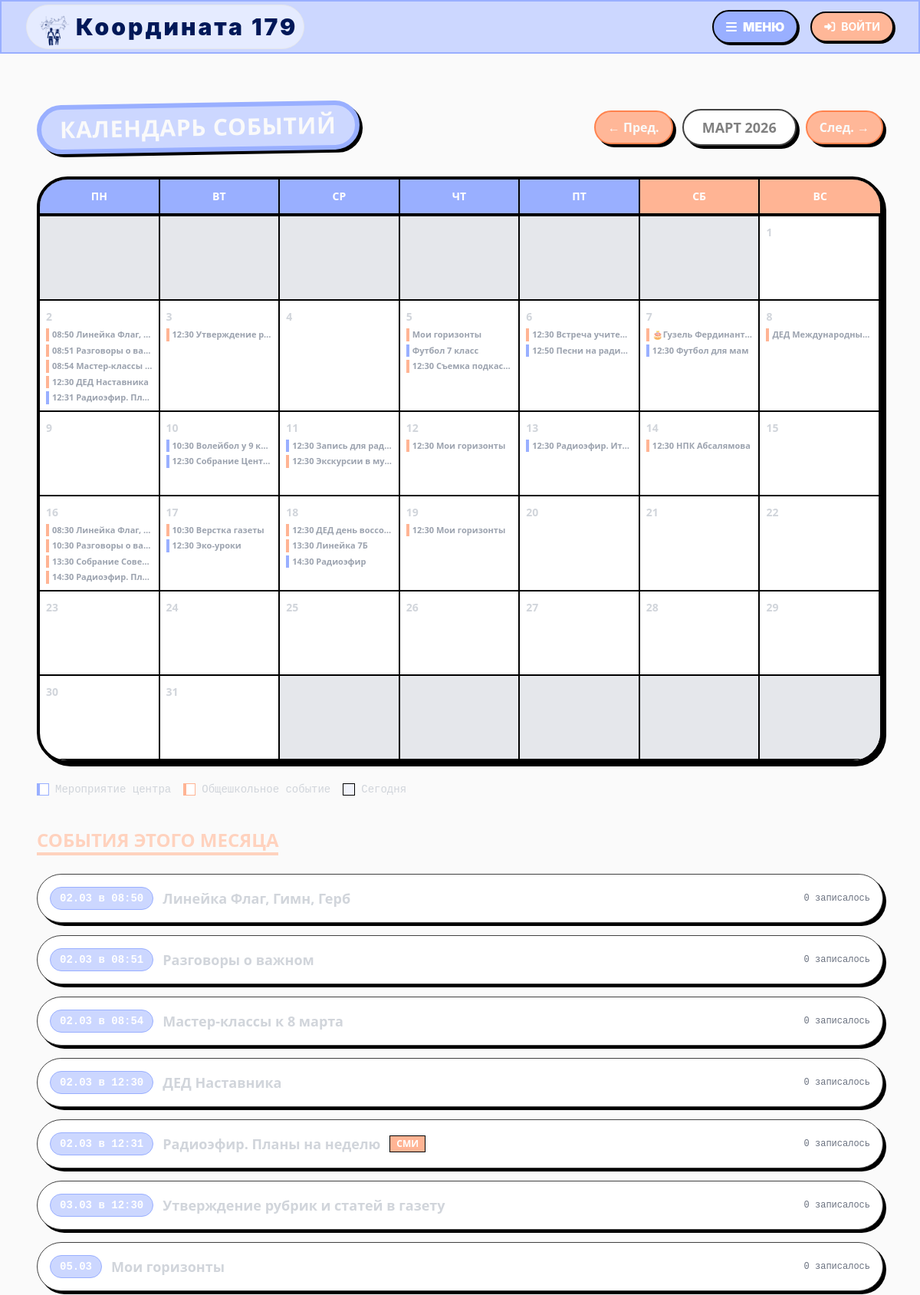
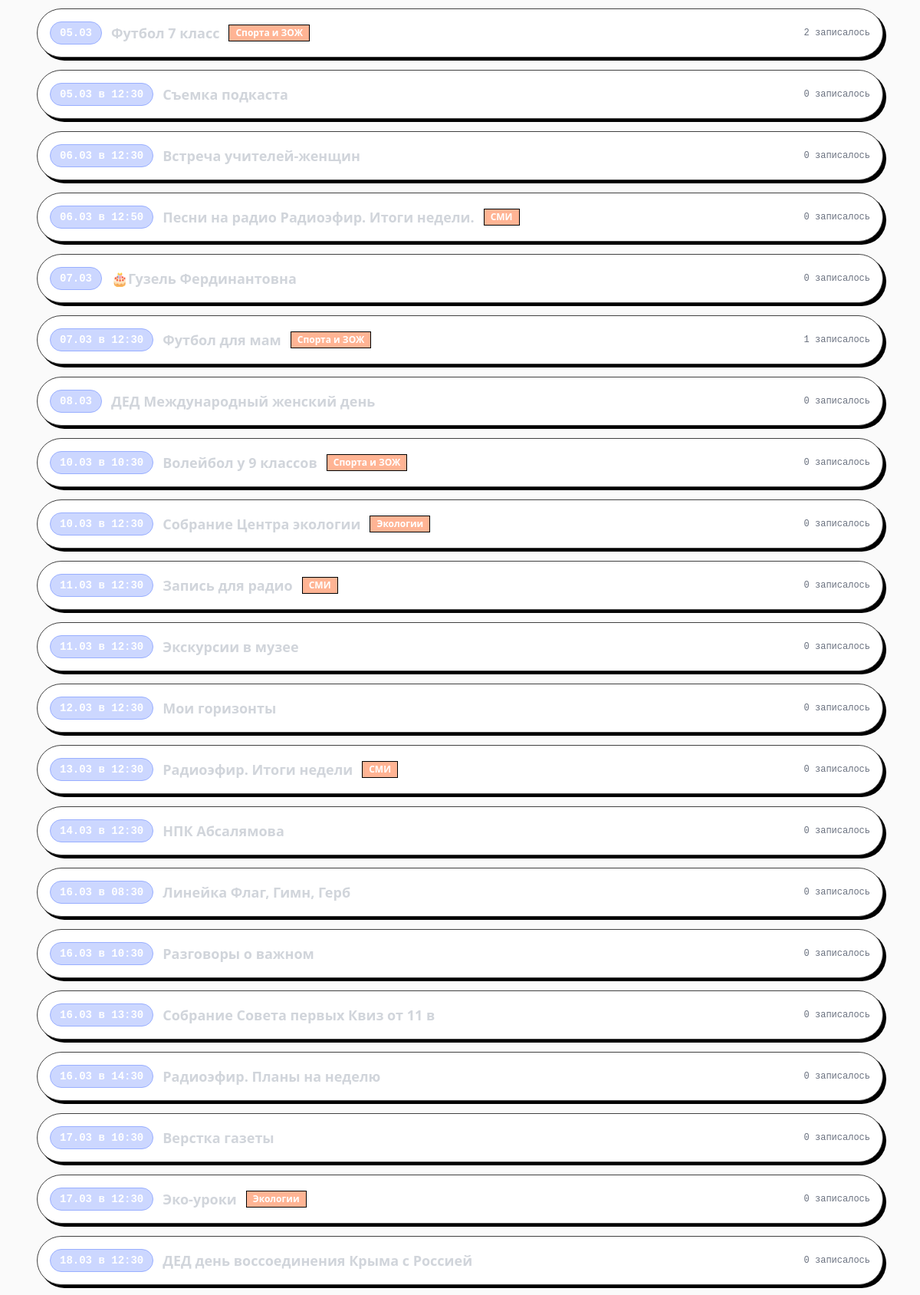
/events?year=2026&month=3 (upper part), run on the app's committed database (2 pictures, top to bottom).
### app.py (models this page shows)
class Event(db.Model):
    id = db.Column(db.Integer, primary_key=True)
    title = db.Column(db.String(200), nullable=False)
    date = db.Column(db.Date, nullable=False)
    time = db.Column(db.String(10))
    description = db.Column(db.Text)
    organizer = db.Column(db.String(150))
    responsible_leader = db.Column(db.String(150))
    center = db.Column(db.String(100))
    author_id = db.Column(db.Integer, db.ForeignKey('user.id'))
    author = db.relationship('User')
    registrations = db.relationship('EventRegistration', backref='event', cascade='all, delete-orphan')

### app.py (the view)
@app.route('/events')
def events():
    today = datetime.date.today()
    year = int(request.args.get('year', today.year))
    month = int(request.args.get('month', today.month))
    if month == 1:
        prev_year, prev_month = year - 1, 12
    else:
        prev_year, prev_month = year, month - 1
    if month == 12:
        next_year, next_month = year + 1, 1
    else:
        next_year, next_month = year, month + 1
    cal = calendar.monthcalendar(year, month)
    start = datetime.date(year, month, 1)
    end = datetime.date(year, month, calendar.monthrange(year, month)[1])
    events_list = Event.query.filter(Event.date >= start, Event.date <= end) \
        .order_by(Event.date, Event.time).all()
    events_by_day = {}
    for ev in events_list:
        events_by_day.setdefault(ev.date.day, []).append(ev)
    return render_template('events.html',
                           calendar_weeks=cal,
                           events_by_day=events_by_day,
                           events_list=events_list,
                           year=year, month=month,
                           month_name=MONTHS_RU[month],
                           prev_year=prev_year, prev_month=prev_month,
                           next_year=next_year, next_month=next_month,
                           today_day=today.day if (year == today.year and month == today.month) else -1,
                           current_month=(month == today.month),
                           current_year=(year == today.year))

### app.py (called while the page is built)
@app.context_processor
def inject_news():
    latest_news = News.query.order_by(News.publish_date.desc()).limit(10).all()
    return dict(marquee_news=latest_news)

### templates/events.html (shortened to what this page needs)
{% extends "base.html" %}
{% block content %}
<div class="max-w-7xl mx-auto py-8 px-4 font-sans">
    <div class="flex flex-col md:flex-row justify-between items-start md:items-center gap-4 mb-8">
        <div class="inline-block lb-div px-6 py-2 shadow-hard transform -rotate-1">
            <h2 class="text-3xl font-black uppercase tracking-wide">Календарь событий</h2>
        </div>
        <div class="flex items-center gap-3">
            <a href="{{ url_for('events', year=prev_year, month=prev_month) }}"
               class="lr-btn px-4 py-2 font-black shadow-hard hover:shadow-none hover:translate-x-1 hover:translate-y-1 transition-all">
                ← Пред.
            </a>
            <div class="lw-div px-6 py-2 font-black uppercase text-lg shadow-hard">
                {{ month_name }} {{ year }}
            </div>
            <a href="{{ url_for('events', year=next_year, month=next_month) }}"
               class="lr-btn px-4 py-2 font-black shadow-hard hover:shadow-none hover:translate-x-1 hover:translate-y-1 transition-all">
                След. →
            </a>
        </div>
    </div>
    <div class="bg-white border-4 border-black shadow-hard rounded-[40px] overflow-hidden transition-all">
        <div class="grid grid-cols-7 bg-neo-black text-white border-b-4 border-black">
            {% for day_name in ['ПН', 'ВТ', 'СР', 'ЧТ', 'ПТ', 'СБ', 'ВС'] %}
            <div class="p-3 text-center font-black uppercase text-sm border-r-2 border-black last:border-r-0
                        {% if loop.index >= 6 %}bg-[#ffb494]{% else %}bg-[#99afff]{% endif %}">
                {{ day_name }}
            </div>
            {% endfor %}
        </div>
        <div class="grid grid-cols-7">
            {% for week in calendar_weeks %}
                {% for day in week %}
                <div class="min-h-[110px] border-r-2 border-b-2 border-black last:border-r-0 p-2 relative
                            {% if day == 0 %}bg-gray-200{% endif %}
                            {% if day == today_day and current_month and current_year %}bg-[#ccd7ff]/20{% endif %}">
                    {% if day != 0 %}
                    <span class="font-black text-sm text-gray-300
                                 ">
                        {{ day }}
                    </span>
                    {% set day_events = events_by_day.get(day, []) %}
                    {% for event in day_events %}
                    <a href="{{ url_for('event_detail', event_id=event.id) }}"
                       class="block mt-1 text-[11px] text-gray-400 font-bold border-l-4 pl-1 truncate transition-colors cursor-pointer
                              {% if event.center %}border-[#99afff] hover:bg-[#ccd7ff]{% else %}border-[#ffb494] hover:bg-[#ffd2be]{% endif %}">
                        {% if event.time %}{{ event.time[:5] }} {% endif %}{{ event.title }}
                    </a>
                    {% endfor %}
                    {% endif %}
                </div>
                {% endfor %}
            {% endfor %}
        </div>
    </div>
    <div class="mt-6 flex flex-wrap gap-4 font-mono text-sm text-gray-300">
        <div class="flex items-center gap-2">
            <div class="w-4 h-4 border-l-4 border-[#99afff] bg-white border"></div>
            <span>Мероприятие центра</span>
        </div>
        <div class="flex items-center gap-2">
            <div class="w-4 h-4 border-l-4 border-[#ffb494] bg-white border"></div>
            <span>Общешкольное событие</span>
        </div>
        <div class="flex items-center gap-2">
            <div class="w-4 h-4 bg-[#ccd7ff]/20 border border-black"></div>
            <span>Сегодня</span>
        </div>
    </div>
    {% if events_list %}
    <div class="mt-10">
        <h3 class="text-2xl font-black uppercase mb-6 border-b-4 text-[#ffd2be] border-[#ffd2be] inline-block">
            События этого месяца
        </h3>
        <div class="space-y-4">
            {% for event in events_list %}
            <a href="{{ url_for('event_detail', event_id=event.id) }}"
               class="block lw-btn p-4 shadow-hard hover:translate-x-1 hover:translate-y-1 hover:shadow-none transition-all group">
                <div class="flex flex-col md:flex-row md:items-center gap-3">
                    <div class="lb-div border-[0.08rem] text-white px-3 py-1 font-mono font-bold text-sm w-fit shrink-0">
                        {{ event.date.strftime('%d.%m') }}{% if event.time %} в {{ event.time[:5] }}{% endif %}
                    </div>
                    <h4 class="font-black text-lg text-gray-300 group-hover:text-gray-400 transition-colors">{{ event.title }}</h4>
                    {% if event.center %}
                    <span class="bg-[#ffb494] text-white px-2 py-0.5 text-xs font-bold border border-black w-fit">
                        {{ event.center }}
                    </span>
                    {% endif %}
                    <span class="ml-auto text-xs font-mono text-gray-500">
                        {{ event.registrations|length }} записалось
                    </span>
                </div>
            </a>
            {% endfor %}
        </div>
    </div>
    {% endif %}
</div>
{% endblock %}

### templates/base.html (style rules this page uses)
body { font-family: 'Inter', sans-serif; background-color: #fafafa; color: #fafafa; min-height: 100vh; display: flex; flex-direction: column; }
.lb-div, .flash { background-color: #ccd7ff; border-color: #99afff; border-radius: 2rem; border-width: 0.4rem; }
.lr-btn { background-color: #ffb798; border-color: #ff824d; border-radius: 2rem; border-width: 0.15rem; }
.lw-div { background-color: #ffffff; border-color: #414141; border-radius: 2rem; border-width: 0.15rem; color: gray; }
.lw-btn { background-color: #ffffff; border-color: #414141; border-radius: 2rem; border-width: 0.1rem; color: gray }

### data on the page
Event: time "08:50", title "Линейка Флаг,…", date "02.03", title "Линейка Флаг, Гимн, Герб", registrations|length "0"
Event: time "08:51", title "Разговоры о ва…", date "02.03", title "Разговоры о важном", registrations|length "0"
Event: time "08:54", title "Мастер-классы…", date "02.03", title "Мастер-классы к 8 марта", registrations|length "0"
Event: time "12:30", title "ДЕД Наставника", date "02.03", registrations|length "0"
Event: time "12:31", title "Радиоэфир. Пл…", date "02.03", title "Радиоэфир. Планы на неделю", center "СМИ", registrations|length "0"
Event: time "12:30", title "Утверждение р…", date "03.03", title "Утверждение рубрик и статей в газету", registrations|length "0"
Event: title "Мои горизонты", date "05.03", registrations|length "0"
Event: title "Футбол 7 класс", date "05.03", center "Спорта и ЗОЖ", registrations|length "2"
Event: time "12:30", title "Съемка подкаста", date "05.03", registrations|length "0"
Event: time "12:30", title "Встреча учител…", date "06.03", title "Встреча учителей-женщин", registrations|length "0"
Event: time "12:50", title "Песни на ради…", date "06.03", title "Песни на радио Радиоэфир. Итоги недели.", center "СМИ", registrations|length "0"
Event: title "🎂Гузель Фердинант…", date "07.03", title "🎂Гузель Фердинантовна", registrations|length "0"
Event: time "12:30", title "Футбол для мам", date "07.03", center "Спорта и ЗОЖ", registrations|length "1"
Event: title "ДЕД Международны…", date "08.03", title "ДЕД Международный женский день", registrations|length "0"
Event: time "10:30", title "Волейбол у 9 к…", date "10.03", title "Волейбол у 9 классов", center "Спорта и ЗОЖ", registrations|length "0"
Event: time "12:30", title "Собрание Цент…", date "10.03", title "Собрание Центра экологии", center "Экологии", registrations|length "0"
Event: time "12:30", title "Запись для рад…", date "11.03", title "Запись для радио", center "СМИ", registrations|length "0"
Event: time "12:30", title "Экскурсии в му…", date "11.03", title "Экскурсии в музее", registrations|length "0"
Event: time "12:30", title "Мои горизонты", date "12.03", registrations|length "0"
Event: time "12:30", title "Радиоэфир. Ит…", date "13.03", title "Радиоэфир. Итоги недели", center "СМИ", registrations|length "0"
Event: time "12:30", title "НПК Абсалямова", date "14.03", registrations|length "0"
Event: time "08:30", title "Линейка Флаг,…", date "16.03", title "Линейка Флаг, Гимн, Герб", registrations|length "0"
Event: time "10:30", title "Разговоры о ва…", date "16.03", title "Разговоры о важном", registrations|length "0"
Event: time "13:30", title "Собрание Сове…", date "16.03", title "Собрание Совета первых Квиз от 11 в", registrations|length "0"
Event: time "14:30", title "Радиоэфир. Пл…", date "16.03", title "Радиоэфир. Планы на неделю", registrations|length "0"
Event: time "10:30", title "Верстка газеты", date "17.03", registrations|length "0"
Event: time "12:30", title "Эко-уроки", date "17.03", center "Экологии", registrations|length "0"
Event: time "12:30", title "ДЕД день воссо…", date "18.03", title "ДЕД день воссоединения Крыма с Россией", registrations|length "0"
Event: time "13:30", title "Линейка 7Б"
Event: time "14:30", title "Радиоэфир"
Event: time "12:30", title "Мои горизонты"

### other printed values
{{ month_name }} "МАРТ"
{{ year }} "2026"
{{ day_name }} "ПН" "ВТ" "СР" "ЧТ" "ПТ" "СБ" "ВС"
{{ day }} "1" "2" "3" "4" "5" "6" "7" "8" "9" "10" "11" "12" "13" "14" "15" "16" "17" "18" "19" "20" "21" "22" "23" "24" "25" "26" "27" "28" "29" "30" "31"
